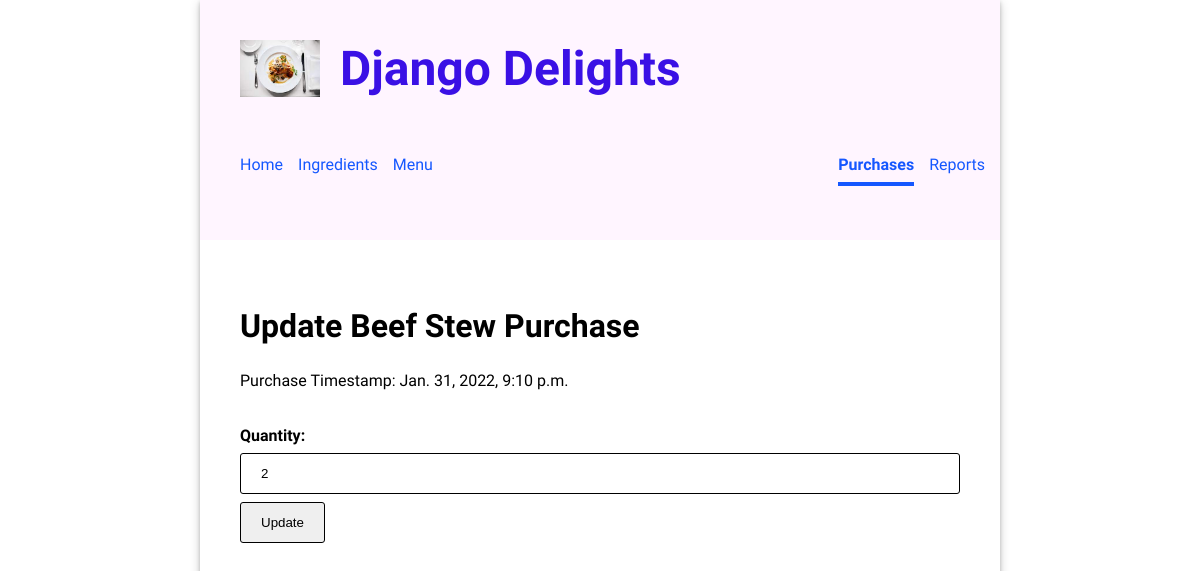
The page /purchases/11/update/ on the database its author committed.
### inventory/models.py (models this page shows, shortened)
class Purchase(models.Model):
    class Meta:
        ordering = ['timestamp']
    menu_item = models.ForeignKey(MenuItem, on_delete=models.CASCADE)
    timestamp = models.DateTimeField(unique=False, default=timezone.now)
    quantity = models.IntegerField(unique=False, blank=True)
    def __str__(self):
        return f'{self.menu_item}'

class MenuItem(models.Model):
    class Meta:
        ordering = ['title']
    title = models.CharField(unique=True, max_length=200)
    price = models.DecimalField(unique=False, blank=True, max_digits=6, decimal_places=2)
    made_stock = models.IntegerField(unique=False, blank=True, null=True)
    def __str__(self):
        return f'{self.title}'

### inventory/views.py (the view)
# urls.py: path('purchases/<pk>/update/', views.UpdatePurchaseView.as_view(), name='update_purchases'),
class UpdatePurchaseView(UpdateView):
  model = Purchase
  template_name = 'inventory/update_purchase.html'
  form_class = PurchaseEditForm

### inventory/forms.py
class PurchaseEditForm(forms.ModelForm):
    class Meta:
        model = Purchase
        fields = ["quantity"]

### inventory/templates/inventory/update_purchase.html (shortened to what this page needs)
{% extends 'base.html' %} {% load static %} {% block content %}
<h2>Update {{ object }} Purchase</h2>
<p>Purchase Timestamp: {{ object.timestamp }}</p>
<form method="post">
  {{ form }}
  <input type="submit" value="Update" />
</form>
{% endblock %}

### inventory/static/inventory/style.css (style rules this page uses)
body { font-family: "Oxygen", sans-serif; margin: 0; min-width: 800px; max-width: 60%; margin: 0 auto; box-shadow: 0 2px 4px 0 rgba(0, 0, 0, 0.2), 0 3px 10px 0 rgba(0, 0, 0, 0.19); }
main h2 { font-size: 2em; }
input, select { width: 100%; padding: 12px 20px; margin: 8px 0; box-sizing: border-box; border: 1px solid black; border-radius: 3px; }
main form input[type="submit"] { width: max-content; }
main form * { display: block; }
main form label { font-size: 1em; font-weight: bold; padding-top: 20px; }

### rows shown on the page
Purchase: menu_item.title "Beef Stew", timestamp "Jan. 31, 2022, 9:10 p.m.", quantity "2"
